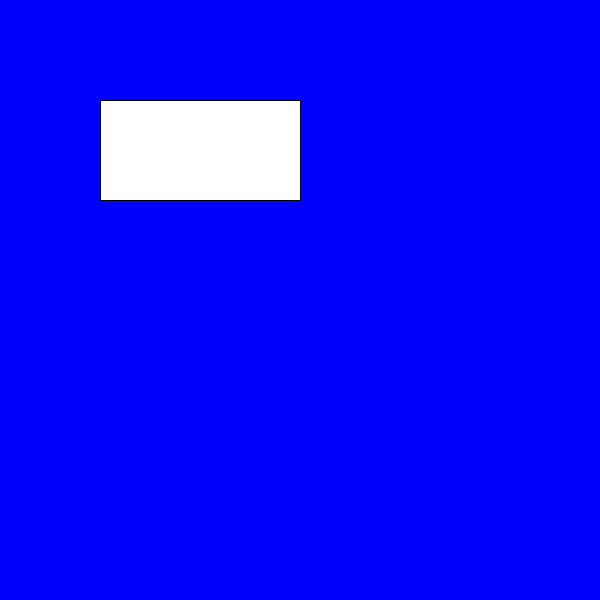
Frame 1 (no input)
Frame 60 (the mouse pressed at the canvas centre just before this capture): identical to frame 1, image omitted
Frame 120 (the mouse held since frame 60 and released just before this capture): identical to frame 1, image omitted

The Processing sketch that drew this single still picture (run headless with seeded random() and noise(); from frame 60 on, the mouse is pressed at the canvas centre):

// Processing sketch: buttonChangesState
// ── buttonChangesState.pde
// Rachel Menzies
// This program changes from one state to another when the mouse is pressed ona white button
// Allows you have have different screens for users to select things
// or to have an introduction screen / animation before the main program


String state = "blueState";  // this can be an integer or a String
                             // a String lets to give meaningful names to each state

int x = 100;  // position of the "button"
int y = 100;
int w = 200;
int h = 100;

void setup() {
  size(600, 600);  
}

void draw() {

  // depending on the current state use a different background colour
  // the initial state is "blueState"
  
  if (state == "blueState") {
    background(0, 0, 255);
    fill(255);
    rect(x, y, w, h);
    println("state is blue");
  }
  else if (state == "redState") {
    background(255, 0, 0);
    fill(255);
    rect(x, y, w, h);
  }
  
}



//
// whenever the mouse is pressed check if it is within the boundaries of the white "button"
// if yes then change the state to a different one
// the change in state will change the background colour used in the draw function
//

void mousePressed(){
  if (mouseX>x && mouseX<x+w && mouseY>y && mouseY<y+h) {
    if (state=="blueState") {
      state = "redState";
    }
    else if (state=="redState") {
      state = "blueState";
    }
  }
}
